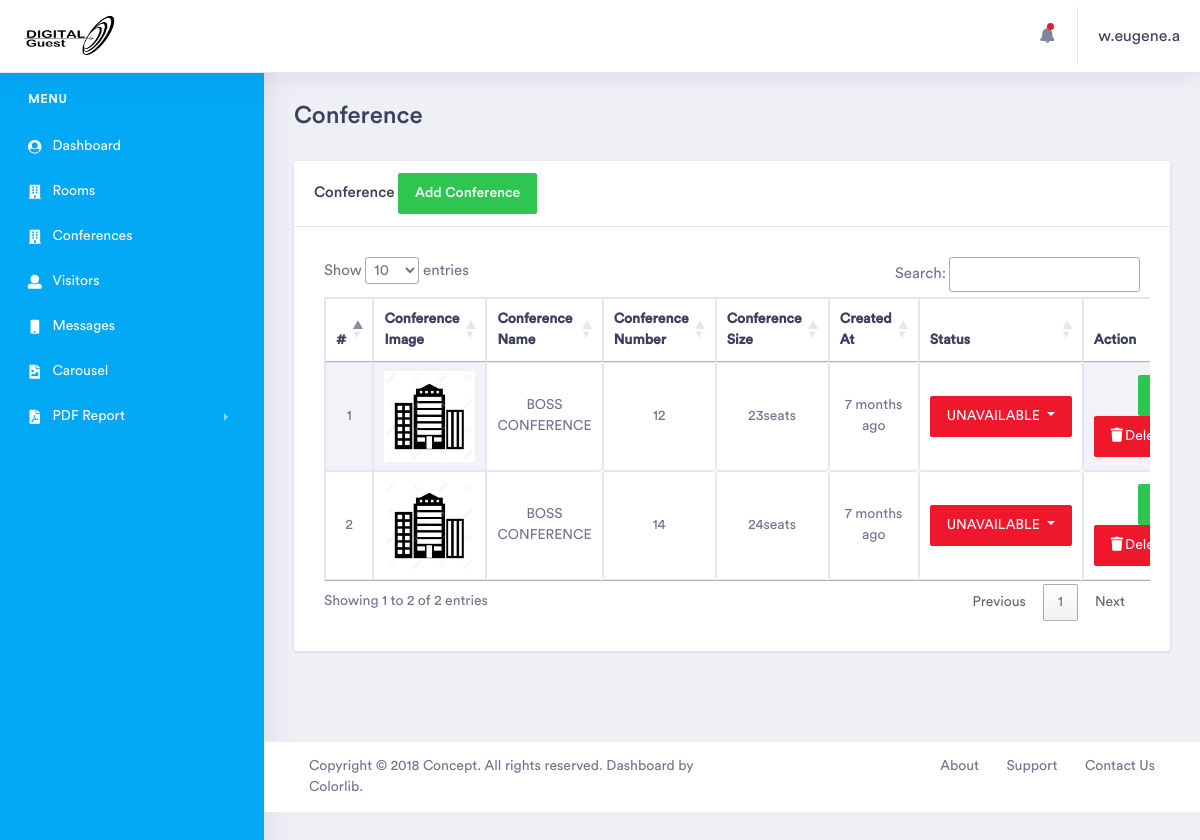
/visitorsadmin/conference (signed in), run on the app's committed database.
### visitorsfront/models.py (models this page shows, shortened)
class Conference(models.Model):
    conference_name = models.CharField(max_length=200, null=False, blank=False)
    conference_number = models.CharField(max_length=200, null=False, blank=False)
    size = models.CharField(max_length=200, null=False, blank=False)
    room_image = models.ImageField(max_length=200, null=False, blank=False, upload_to='conferences')
    created_at = models.DateTimeField(auto_now_add=True)
    updated_at = models.DateTimeField(auto_now=True)
    CONFERENCE_STATUS=(
        ('AVAILABLE', 'Available'),
        ('UNAVAILABLE','Unavailable'),
    )
    status = models.CharField(choices=CONFERENCE_STATUS, max_length=200, null=False, blank=False, default='AVAILABLE')
    created_at = models.DateTimeField(auto_now_add=True)
    updated_at = models.DateTimeField(auto_now=True)

### visitorsadmin/views.py (the view)
# urls.py: path('conference', views.conference, name='conference'),
def conference(request):
    conferences = Conference.objects.all()
    context = {
        'conferences': conferences,
    }
    return render(request, 'tulia/orders/confernce.html', context)

### visitorsadmin/templatetags/call_method.py (called while the page is built)
@register.filter(name='messagesss')
def allmessages(request):
    messages = Message.objects.order_by('-created_at')
    if messages:
        return messages
    return None

@register.filter(name='if_admin')
def if_admin(request):
    user=request.user.id
    admin = User.objects.filter(id=user, is_superuser=True).first()
    if admin:
        return True
    return False

### visitorsadmin/templates/tulia/orders/confernce.html (shortened to what this page needs)
{% extends 'tulia/dashboard/dashboard.html' %}
{% load humanize %}
{% load static %}
{% load call_method %}
{% block content %}
    <div class="dashboard-wrapper">
            <div class="container-fluid  dashboard-content">
                <div class="row">
                    <div class="col-xl-12 col-lg-12 col-md-12 col-sm-12 col-12">
                        <div class="page-header">
                            <h2 class="pageheader-title">Conference</h2>
                        </div>
                    </div>
                </div>
                <div class="row">
                    <div class="col-xl-12 col-lg-12 col-md-12 col-sm-12 col-12">
                        <div class="card">
                            <h5 class="card-header">Conference
                                {% if  request|if_admin %}
                                <a href="#" class="btn-success btn pull-right" data-toggle="modal" data-target="#productadd">Add Conference </a>
                                {% endif %}
                            </h5>
                            <div class="card-body">
                                <div class="table-responsive">
                                 {% if conferences|length > 0 %}
                                    <div class="main-chart" id="line-chart" style="padding: 10px">
                                       <table id="myTable" class="example table table-striped table-bordered" style="">
                                            <thead>
                                                <tr class="text-capitalize">
                                                    <th>#</th>
                                                    <th>conference Image</th>
                                                    <th>conference Name</th>
                                                    <th>conference Number</th>
                                                    <th>conference Size</th>
                                                    <th>Created At</th>
                                                    <th>Status</th>
                                                    <th>Action</th>
                                                </tr>
                                            </thead>
                                            <tbody>
                                                {% for conference in conferences %}
                                                    <tr class="text-center ">
                                                        <td>{{ forloop.counter }}</td>
                                                         <td class="tb-data tb-data" style="width: 110px; position: relative">
                                                            <div class="product-image ">
                                                               <img style="width: 100%;" src="{{ conference.room_image.url }}" alt="{{ conference.conference_name }}">
                                                            </div>
                                                        </td>
                                                        <td class="product-details" style="width: 299px; text-transform: uppercase;">{{ conference.conference_name }}</td>
                                                        <td class="product-details" >{{ conference.conference_number }}</td>
                                                        <td class="product-details" style="">{{ conference.size}}</td>
                                                        <td class="product-details" style="">{{ conference.created_at|naturaltime}}</td>
                                                        <td class="product-details" style="">
                                                            {% if not request|if_admin %}
                                                                {{ conference.status }}
                                                            {% else %}
                                                                <div class="btn-group dropdown">
                                                              <button type="button" class="btn
                                                              {% if conference.status == 'AVAILABLE' %}
                                                                     btn-success
                                                              {% elif conference.status == 'UNAVAILABLE' %}
                                                                     btn-danger
                                                               {% endif %}
                                                               dropdown-toggle" data-toggle="dropdown" aria-haspopup="true" aria-expanded="false">
                                                                {{conference.status}}
                                                              </button>
                                                            </div>
                                                            {% endif %}
                                                        </td>
                                                        <td>
                                                            {% if request|if_admin %}
                                                            <a href="" class="btn btn-success" data-toggle="modal" data-target="#productedit{{ conference.id }}"> Edit</a>
                                                            <a href="{% url 'VisitorsAdmin:deleteconference' conference.id %}"  class="btn btn-danger"><i class="fas fa-trash " style="padding-right: 2px"></i>Delete conference</a>
                                                            {% endif %}
                                                        </td>
                                                    </tr>
                                                {% endfor %}
                                            </tbody>
                                       </table>
                                    </div>
                                {% endif %}
                                </div>
                            </div>
                        </div>
                    </div>
                </div>
            </div>
            <div class="footer">
                <div class="container-fluid">
                    <div class="row">
                        <div class="col-xl-6 col-lg-6 col-md-12 col-sm-12 col-12">
                            Copyright © 2018 Concept. All rights reserved. Dashboard by <a href="https://colorlib.com/wp/">Colorlib</a>.
                        </div>
                        <div class="col-xl-6 col-lg-6 col-md-12 col-sm-12 col-12">
                            <div class="text-md-right footer-links d-none d-sm-block">
                                <a href="javascript: void(0);">About</a>
                                <a href="javascript: void(0);">Support</a>
                                <a href="javascript: void(0);">Contact Us</a>
                            </div>
                        </div>
                    </div>
                </div>
            </div>
        </div>
{% endblock content %}

### visitorsadmin/templates/tulia/dashboard/dashboard.html (shortened to what this page needs)
<!doctype html>
{% load static %}
{% load call_method %}
{% load humanize %}
<html lang="en">
<head>
    <link rel="stylesheet" href="{% static 'assets/vendor/bootstrap/css/bootstrap.min.css' %}">
    <link href="{% static 'assets/vendor/fonts/circular-std/style.css' %}" rel="stylesheet">
    <link rel="stylesheet" href="{% static 'assets/libs/css/style.css' %}">
    <link rel="stylesheet" href="{% static 'assets/vendor/fonts/fontawesome/css/fontawesome-all.css' %}">
    <link rel="stylesheet" href="{% static 'assets/vendor/charts/chartist-bundle/chartist.css' %}">
    <link rel="stylesheet" href="{% static 'assets/vendor/charts/morris-bundle/morris.css' %}">
    <link rel="stylesheet" href="{% static 'assets/vendor/fonts/material-design-iconic-font/css/materialdesignicons.min.css' %}">
    <link rel="stylesheet" href="{% static 'assets/vendor/charts/c3charts/c3.css' %}">
    <link rel="stylesheet" href="{% static 'assets/vendor/fonts/flag-icon-css/flag-icon.min.css' %}">
    <link rel="stylesheet" href="https://cdn.datatables.net/1.10.20/css/jquery.dataTables.min.css">
</head>
<body>
    <div class="dashboard-main-wrapper">
        <div class="dashboard-header">
            <nav class="navbar navbar-expand-lg bg-white fixed-top">
                <a class="navbar-brand" href="{% url 'VisitorsAdmin:home' %}">
                    <img style="height: 50px; width: 100px; overflow:hidden;" src="{% static 'assets/Chiropractic 1.png' %}" alt="">
                </a>
                <div class="collapse navbar-collapse " id="navbarSupportedContent">
                    <ul class="navbar-nav ml-auto navbar-right-top">
                        {% if request|if_admin %}
                        <li class="nav-item dropdown notification">
                            <a class="nav-link nav-icons" href="#" id="navbarDropdownMenuLink1" data-toggle="dropdown" aria-haspopup="true" aria-expanded="false"><i class="fas fa-fw fa-bell"></i> <span class="indicator"></span></a>
                        </li>
                        {% endif %}
                        <li class="nav-item dropdown nav-user">
                            <a class="nav-link nav-user-img text-dark" href="#" id="navbarDropdownMenuLink2" data-toggle="dropdown">{{ request.user.username }}</a>
                        </li>
                    </ul>
                </div>
            </nav>
        </div>
        <div class="nav-left-sidebar sidebar-dark">
            <div class="menu-list">
                <nav class="navbar navbar-expand-lg navbar-light">
                    <div class="collapse navbar-collapse" id="navbarNav">
                        <ul class="navbar-nav flex-column">
                            <li class="nav-divider">
                                Menu
                            </li>
                            <li class="nav-item ">
                                <a class="nav-link " href="{% url 'VisitorsAdmin:home' %}">
                                    <i class="fa fa-fw fa-user-circle"></i>Dashboard
                                </a>
                            </li>
                            <li class="nav-item">
                                <a class="nav-link" href="{% url 'VisitorsAdmin:room' %}" ><i class="fa fa-fw fa-building"></i>Rooms</a>
                            </li>
                            <li class="nav-item">
                                <a class="nav-link" href="{% url 'VisitorsAdmin:conference' %}" ><i class="fa fa-fw fa-building"></i>Conferences</a>
                            </li>
                            {% if request|if_admin %}
                               <li class="nav-item">
                                    <a class="nav-link" href="{% url 'VisitorsAdmin:visitors' %}" ><i class="fa fa-fw fa-user"></i>Visitors</a>
                                </li>
                                <li class="nav-item">
                                    <a class="nav-link" href="{% url 'VisitorsAdmin:messages' %}" ><i class="fa fa-fw fa-mobile"></i>Messages</a>
                                </li>
                                <li class="nav-item">
                                    <a class="nav-link" href="{% url 'VisitorsAdmin:carousel' %}" ><i class="fa fa-fw fa-file-image"></i>Carousel</a>
                                </li>
                            {% endif %}
                                <li class="nav-item">
                                    <a class="nav-link" href="#" data-toggle="collapse" aria-expanded="false" data-target="#submenu-48" aria-controls="submenu-48" ><i class="fa fa-fw fa-file-pdf"></i>PDF Report</a>
                                </li>
                        </ul>
                    </div>
                </nav>
            </div>
        </div>
    <div class="col-sm-7" style="margin: 0 auto;">
    </div>
        {% block content %}
        {% endblock content %}
    </div>
{% load sweetify %}
</body>
</html>

### data on the page
Conference: room_image (picture), conference_name "BOSS CONFERENCE", conference_number "12", size "23seats", created_at "7 months ago", status "UNAVAILABLE"
Conference: room_image (picture), conference_name "BOSS CONFERENCE", conference_number "14", size "24seats", created_at "7 months ago", status "UNAVAILABLE"

### other printed values
{{ request.user.username }} "w.eugene.a"
